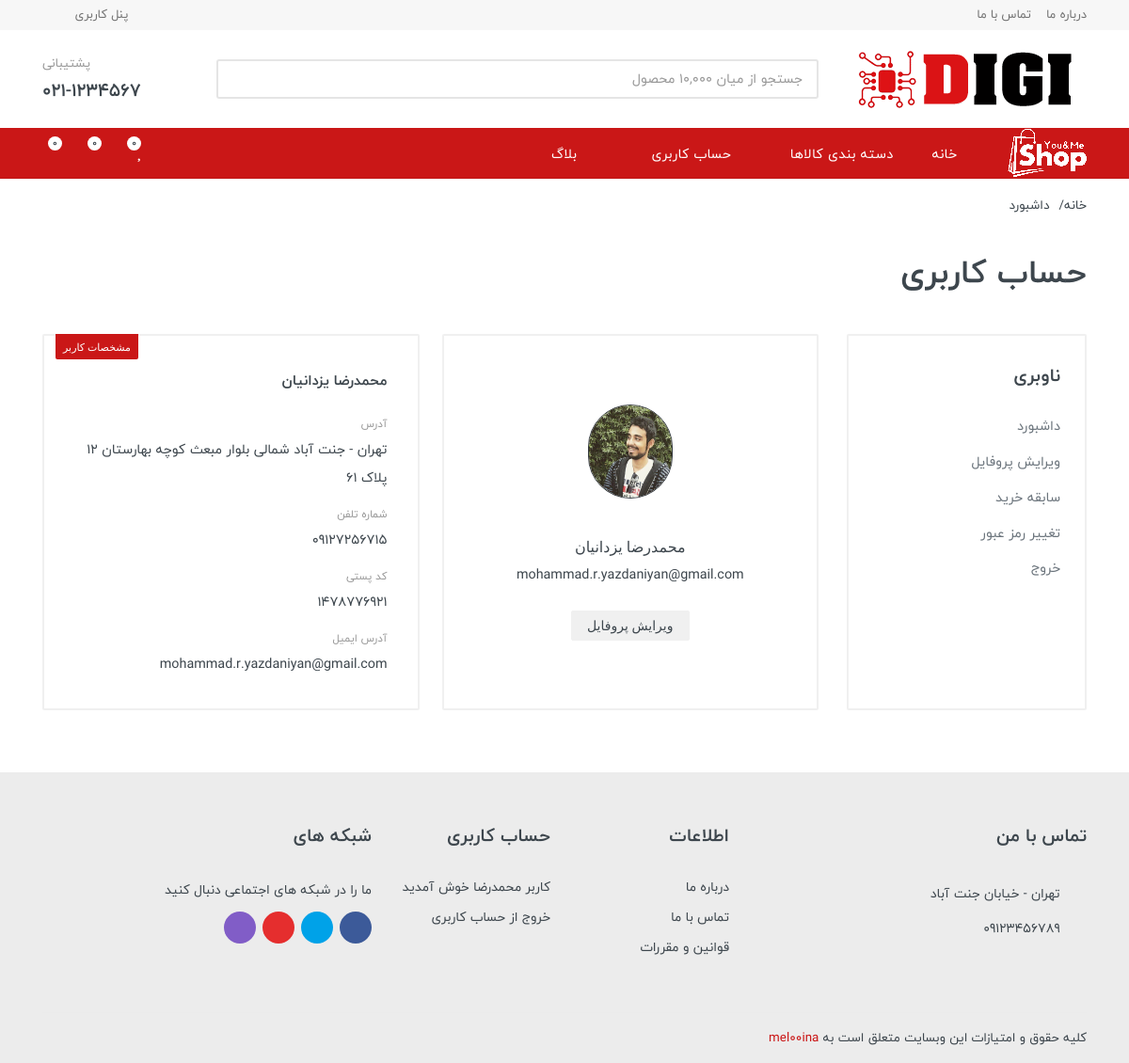
Screenshot of /accounts/userpanel/ (signed in) with the database file from the repository.
### apps/accounts/models.py (models this page shows, shortened)
class CustomUser(AbstractBaseUser,PermissionsMixin):
    file_upload=FileUploader('images','user')
    mobile_number=models.CharField(max_length=11,unique=True)
    name=models.CharField(max_length=50,blank=True,verbose_name='نام')
    family=models.CharField(max_length=50,blank=True,verbose_name='نام خانوادگی')
    email=models.EmailField(max_length=200,blank=True,verbose_name='ایمیل')
    image=models.ImageField(upload_to=file_upload.upload_to,verbose_name='عکس کاربر',null=True,blank=True)
    gender_types=(('man','مرد'),('woman','زن'))
    gender=models.CharField(max_length=50,blank=True,choices=gender_types,default='man',null=True)
    address=models.TextField(null=True,blank=True,verbose_name='ادرس')
    city=models.CharField(max_length=50,null=True,blank=True,verbose_name='شهر')
    province=models.CharField(max_length=50,null=True,blank=True,verbose_name='استان')
    postal_code=models.CharField(max_length=12,null=True,blank=True,verbose_name='کدپستی')
    register_date=models.DateField(default=timezone.now)
    is_active=models.BooleanField(default=False)
    active_code=models.CharField(max_length=100,null=True,blank=True)
    is_admin=models.BooleanField(default=False)
    USERNAME_FIELD='mobile_number'
    REQUIRED_FIELDS=['name','family','email']
    objects=CustomUserManager()

### apps/accounts/views.py (the view)
# urls.py: path('userpanel/',UserPanelView.as_view(),name='userpanel'),
class UserPanelView(LoginRequiredMixin,View):
    def dispatch(self, request, *args, **kwargs):
        if not request.user.is_authenticated:
            return redirect('index:home')
        return super().dispatch(request,*args,*kwargs)
    def get(self,request,*args,**kwargs):
        return render(request,'account_app/user_panel_block/user_details.html',{'user':request.user})

### apps/index/views.py (called while the page is built)
def media_admin(request):
    return {'media_url':settings.MEDIA_URL}

### templates/account_app/user_panel_block/user_details.html (shortened to what this page needs)
{% extends 'account_app/user_panel.html' %}
{% load render_partial %}
{% block dashbord %}
    <div class="dashboard">
        <div class="dashboard__profile card profile-card">
            <div class="card-body profile-card__body">
                <div class="profile-card__avatar">
                    {% if user.image %}
                        <img class="rounded rounded-pill border border-dark" src="{{media_url}}{{user.image}}" alt="{{user.name}}-{{user.family}}" style="width:100px;height:100px">
                    {% else %}
                        <img class="rounded rounded-pill border border-dark" src="{{media_url}}/images/user/no-photo.jpeg" alt="" style="width:100px;height:100px">
                        <br>
                    {% endif %}
                </div>
                <br>
                <div class="profile-card__name">{{user.name}} {{user.family}}</div>
                <div class="profile-card__email">{{user.email}}</div>
                <div class="profile-card__edit"><a href=" {% url 'accounts:userdetail_modify_informations' %} " class="btn btn-secondary btn-sm">ویرایش پروفایل</a></div>
            </div>
        </div>
        <div class="dashboard__address card address-card address-card--featured">
            <div class="address-card__badge">مشخصات کاربر</div>
            <div class="address-card__body">
                <div class="address-card__name">{{user.name}} {{user.family}}</div>
                <div class="address-card__row">
                    <div class="address-card__row-title">آدرس</div>
                    <div class="address-card__row-content"><span class="ltr_text">{{user.city}} - {{user.address}}</span></div>
                </div>
                <div class="address-card__row">
                    <div class="address-card__row-title">شماره تلفن</div>
                    <div class="address-card__row-content"><span class="ltr_text">{{user.mobile_number}}</span></div>
                </div>
                <div class="address-card__row">
                    <div class="address-card__row-title">کد پستی</div>
                    <div class="address-card__row-content"><span class="ltr_text">{{user.postal_code}}</span></div>
                </div>
                <div class="address-card__row">
                    <div class="address-card__row-title">آدرس ایمیل</div>
                    <div class="address-card__row-content">{{user.email}}</div>
                </div>
            </div>
        </div>
    </div>
{% endblock dashbord %}

### templates/partials/footer.html (shortened to what this page needs)
<footer class="site__footer">
    <div class="site-footer">
        <div class="container">
            <div class="site-footer__widgets">
                <div class="row">
                    <div class="col-12 col-md-6 col-lg-4">
                        <div class="site-footer__widget footer-contacts">
                            <h5 class="footer-contacts__title">تماس با من</h5>
                            <ul class="footer-contacts__contacts">
                                <li><i class="footer-contacts__icon fas fa-globe-americas"></i>
                                    تهران - خیابان جنت آباد</li>
                                <li><i class="footer-contacts__icon fas fa-mobile-alt"></i>
                                    <span class="ltr_text">09123456789</span>
                                </li>
                            </ul>
                        </div>
                    </div>
                    <div class="col-6 col-md-3 col-lg-2">
                        <div class="site-footer__widget footer-links">
                            <h5 class="footer-links__title">اطلاعات</h5>
                            <ul class="footer-links__list">
                                <li class="footer-links__item">
                                    <a href=" {% url 'about_us:about_us' %} " class="footer-links__link">درباره ما</a>
                                </li>
                                <li class="footer-links__item">
                                    <a href="{% url 'contact_us:contact_us' %}" class="footer-links__link">تماس با ما</a>
                                </li>
                                <li class="footer-links__item">
                                    <a href="" class="footer-links__link">قوانین و مقررات</a>
                                </li>
                            </ul>
                        </div>
                    </div>
                    <div class="col-6 col-md-3 col-lg-2">
                        <div class="site-footer__widget footer-links">
                            <h5 class="footer-links__title">حساب کاربری</h5>
                            <ul class="footer-links__list">
                                {% if user.is_authenticated %}
                                    <li class="footer-links__item">
                                        <a>کاربر {{user.name}} خوش آمدید</a>
                                    </li>
                                    <li class="footer-links__item">
                                        <a href=" {% url 'accounts:logout' %} " class="footer-links__link">خروج از حساب کاربری</a>
                                    </li>
                                {% endif %}
                            </ul>
                        </div>
                    </div>
                    <div class="col-12 col-md-12 col-lg-4">
                        <div class="site-footer__widget footer-newsletter">
                            <h5 class="footer-contacts__title">شبکه های</h5>
                            <div class="footer-newsletter__text footer-newsletter__text--social">ما را در شبکه
                                های اجتماعی دنبال کنید</div>
                            <ul class="footer-newsletter__social-links">
                                <li
                                    class="footer-newsletter__social-link footer-newsletter__social-link--facebook">
                                    <a href="#" target="_blank"><i class="fab fa-facebook-f"></i></a>
                                </li>
                                <li
                                    class="footer-newsletter__social-link footer-newsletter__social-link--twitter">
                                    <a href="#" target="_blank"><i class="fab fa-twitter"></i></a>
                                </li>
                                <li
                                    class="footer-newsletter__social-link footer-newsletter__social-link--youtube">
                                    <a href="#" target="_blank"><i class="fab fa-youtube"></i></a>
                                </li>
                                <li
                                    class="footer-newsletter__social-link footer-newsletter__social-link--instagram">
                                    <a href="#" target="_blank"><i class="fab fa-instagram"></i></a>
                                </li>
                                <li class="footer-newsletter__social-link footer-newsletter__social-link--rss">
                                    <a href="#" target="_blank"><i class="fas fa-rss"></i></a>
                                </li>
                            </ul>
                        </div>
                    </div>
                </div>
            </div>
            <div class="site-footer__bottom">
                <div class="site-footer__copyright">
                    کلیه حقوق و امتیازات این وبسایت متعلق است به
                    <a href="https://instagram.com/mel00ina" target="_blank">mel00ina</a>
                </div>
            </div>
        </div>
    </div>
</footer>

### static/css/custom.css (style rules this page uses)
.ltr_text { display: inline-block; direction: ltr; }
body { font-family: "primary-font", "segoe ui", "tahoma"; line-height: 1.85; }
.fa, .fab, .fal, .far, .fas { vertical-align: middle; }
h1, h2, h3, h4, h5, h6 { line-height: 1.85; font-family: "secondary-font", "primary-font", "segoe ui", "tahoma"; }
p, .widget-newsletter, .widget-comments__content, .widget-categories__subs, .address-card__body, .profile-card__name, .teammate__name, .payment-methods__item-description, .checkout__totals, .block-slideshow__slide-text, .block-features__subtitle, .category-card__links, .typography, .post-author__about, .comment__text, .product__rating-legend, .spec, .spec__disclaimer, .review__text, .product__features li, .product__description, .widget-aboutus__text, .post-card__content, .dropcart__totals { line-height: 2; }
.footer-newsletter__text, .footer-contacts__text, .footer-contacts__contacts, .footer-links__list { line-height: 2; font-size: 14.5px; }
.footer-links__item { margin-top: 3px; }
.footer-links__item:first-child { margin-top: 0; }

### rows the page displays
CustomUser: image (picture), name "محمدرضا", family "یزدانیان", email "mohammad.r.yazdaniyan@gmail.com", city "تهران", address "جنت آباد شمالی بلوار مبعث کوچه بهارستان ۱۲ پلاک ۶۱", mobile_number "09127256715", postal_code "1478776921"
